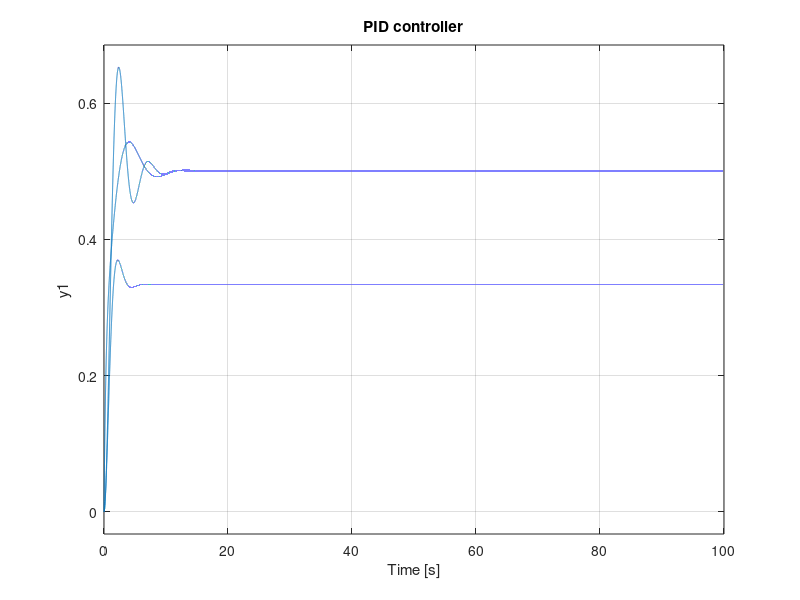

This chart was generated by the following MATLAB code:
% For Lab7 script
% ============== For control G(s) ==============
M = 1 ; b = -2;
% ============== For control K(s) ==============
Kp = [1 1 1] ; Ki = [1 1 0] ; Kd = [1 0 0];

subplot(2,1,1);
for i = 1 : 3
    % Have been simplied to Zeros/Poles
    Zeros = tf([Kd(i) Kp(i) Ki(i)] , [1]);
    Poles = tf([1] , [(Kd(i)+1) (Kp(i)-2) Ki(i)]);
    sys = feedback(series(Zeros,Poles),1);
    t = 0:0.001:100;
    step(sys,t);
    hold on;
    grid on;
end
title('PID controller');

% Change G(s) from 1/(s-2) to 1/(s+1)^2
subplot(2,1,2);
for i = 1 : 3
    % Have been simplied to Zeros/Poles
    Zeros = tf([Kd(i) Kp(i) Ki(i)] , [1 2 1 0]);
    Poles = tf([1 2 1 0] , [1 (Kd(i)+2) (Kp(i)+1) Ki(i)]);
    sys = feedback(series(Zeros,Poles),1);
    t = 0:0.001:100;
    step(sys,t);
    hold on;
    grid on;
end
title('PID controller');